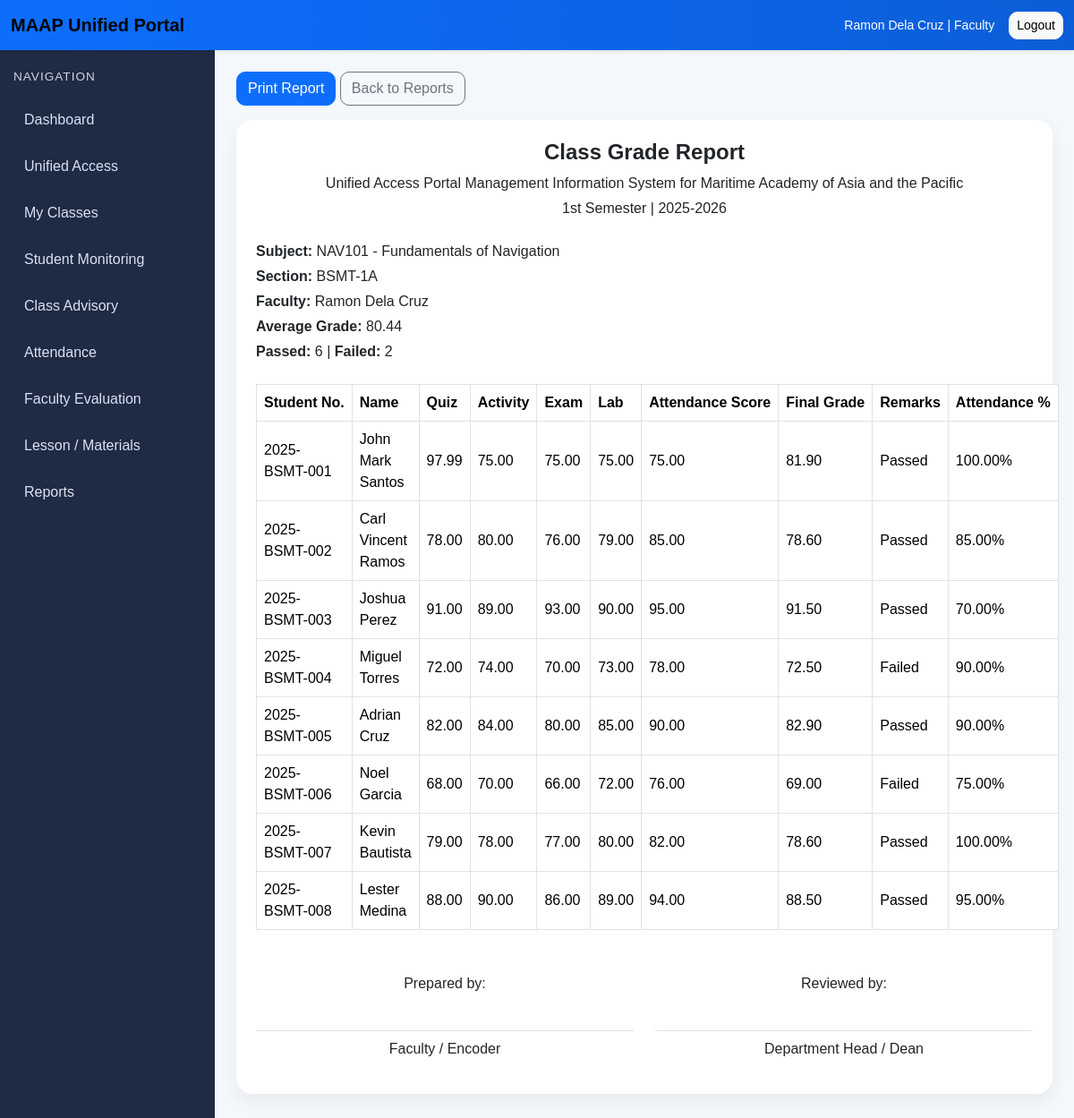
/reports/class/1/grade-report/ (signed in), run on the app's committed database.
### accounts/models.py (models this page shows, shortened)
class CustomUser(AbstractUser):
    ROLE_CHOICES = [
        ("admin", "Admin"),
        ("faculty", "Faculty"),
        ("student", "Student"),
    ]
    role = models.CharField(max_length=20, choices=ROLE_CHOICES, default="student")

### academics/models.py (models this page shows, shortened)
class ClassSection(models.Model):
    subject = models.ForeignKey(
        Subject,
        on_delete=models.CASCADE,
        related_name="class_sections"
    )
    faculty = models.ForeignKey(
        FacultyProfile,
        on_delete=models.SET_NULL,
        null=True,
        blank=True,
        related_name="classes_handled"
    )
    section_name = models.CharField(max_length=50)
    term = models.CharField(max_length=30)
    school_year = models.CharField(max_length=20)
    schedule = models.CharField(max_length=100, blank=True)
    room = models.CharField(max_length=50, blank=True)
    class Meta:
        ordering = ["school_year", "term", "section_name"]
        unique_together = ("subject", "section_name", "term", "school_year")

class Subject(models.Model):
    code = models.CharField(max_length=20, unique=True)
    title = models.CharField(max_length=200)
    units = models.PositiveIntegerField(default=3)
    department = models.ForeignKey(
        Department,
        on_delete=models.SET_NULL,
        null=True,
        blank=True,
        related_name="subjects"
    )
    class Meta:
        ordering = ["code"]

class FacultyProfile(models.Model):
    user = models.OneToOneField(
        settings.AUTH_USER_MODEL,
        on_delete=models.CASCADE,
        related_name="faculty_profile"
    )
    department = models.ForeignKey(
        Department,
        on_delete=models.SET_NULL,
        null=True,
        blank=True,
        related_name="faculty_members"
    )
    employee_id = models.CharField(max_length=30, unique=True)
    designation = models.CharField(max_length=100, blank=True)
    class Meta:
        ordering = ["employee_id"]

class Enrollment(models.Model):
    student = models.ForeignKey(
        StudentProfile,
        on_delete=models.CASCADE,
        related_name="enrollments"
    )
    class_section = models.ForeignKey(
        ClassSection,
        on_delete=models.CASCADE,
        related_name="enrollments"
    )
    enrolled_at = models.DateTimeField(auto_now_add=True)
    class Meta:
        ordering = ["student__student_number"]
        unique_together = ("student", "class_section")

class StudentProfile(models.Model):
    user = models.OneToOneField(
        settings.AUTH_USER_MODEL,
        on_delete=models.CASCADE,
        related_name="student_profile"
    )
    department = models.ForeignKey(
        Department,
        on_delete=models.SET_NULL,
        null=True,
        blank=True,
        related_name="students"
    )
    student_number = models.CharField(max_length=30, unique=True)
    year_level = models.CharField(max_length=20)
    section = models.CharField(max_length=50)
    class Meta:
        ordering = ["student_number"]

class Grade(models.Model):
    enrollment = models.OneToOneField(
        Enrollment,
        on_delete=models.CASCADE,
        related_name="grade"
    )
    quiz_total = models.DecimalField(max_digits=5, decimal_places=2, default=0)
    activity_total = models.DecimalField(max_digits=5, decimal_places=2, default=0)
    exam_total = models.DecimalField(max_digits=5, decimal_places=2, default=0)
    lab_total = models.DecimalField(max_digits=5, decimal_places=2, default=0)
    attendance_score = models.DecimalField(max_digits=5, decimal_places=2, default=0)
    final_grade = models.DecimalField(max_digits=5, decimal_places=2, default=0)
    remarks = models.CharField(max_length=20, blank=True)
    updated_at = models.DateTimeField(auto_now=True)
    class Meta:
        ordering = ["enrollment__class_section", "enrollment__student__student_number"]

class AttendanceSummary(models.Model):
    enrollment = models.OneToOneField(
        Enrollment,
        on_delete=models.CASCADE,
        related_name="attendance_summary"
    )
    present_count = models.PositiveIntegerField(default=0)
    absent_count = models.PositiveIntegerField(default=0)
    late_count = models.PositiveIntegerField(default=0)
    attendance_percent = models.DecimalField(max_digits=5, decimal_places=2, default=0)
    status = models.CharField(max_length=20, blank=True)
    updated_at = models.DateTimeField(auto_now=True)
    class Meta:
        ordering = ["enrollment__class_section", "enrollment__student__student_number"]

### reports/views.py (the view)
# urls.py: path("class/<int:class_id>/grade-report/", views.printable_grade_report, name="printable-grade-report"),
@login_required
def printable_grade_report(request, class_id):
    class_section = get_object_or_404(
        ClassSection.objects.select_related("subject", "faculty__user"),
        id=class_id
    )
    if request.user.role == "faculty":
        if not hasattr(request.user, "faculty_profile") or class_section.faculty != request.user.faculty_profile:
            messages.error(request, "You are not authorized to print this class report.")
            return redirect("role-redirect")
    elif request.user.role != "admin":
        messages.error(request, "You are not authorized to print this report.")
        return redirect("role-redirect")
    enrollments = (
        Enrollment.objects
        .filter(class_section=class_section)
        .select_related("student__user", "student__department")
        .order_by("student__student_number")
    )
    rows = []
    for enrollment in enrollments:
        grade = Grade.objects.filter(enrollment=enrollment).first()
        attendance = AttendanceSummary.objects.filter(enrollment=enrollment).first()
        rows.append({
            "enrollment": enrollment,
            "grade": grade,
            "attendance": attendance,
        })
    average_grade = Grade.objects.filter(enrollment__class_section=class_section).aggregate(
        avg=Avg("final_grade")
    )["avg"]
    passed_count = Grade.objects.filter(
        enrollment__class_section=class_section,
        remarks="Passed"
    ).count()
    failed_count = Grade.objects.filter(
        enrollment__class_section=class_section,
        remarks="Failed"
    ).count()
    context = {
        "page_title": "Printable Grade Report",
        "class_section": class_section,
        "rows": rows,
        "average_grade": average_grade,
        "passed_count": passed_count,
        "failed_count": failed_count,
    }
    return render(request, "reports/printable_grade_report.html", context)

### templates/reports/printable_grade_report.html (shortened to what this page needs)
{% extends "base.html" %}
{% block content %}
<div class="no-print mb-3">
    <button onclick="window.print()" class="btn btn-primary">Print Report</button>
    <a href="{% url 'reports-index' %}" class="btn btn-outline-secondary">Back to Reports</a>
</div>
<div class="section-box printable-report">
    <div class="text-center mb-4">
        <h4 class="fw-bold">Class Grade Report</h4>
        <p class="mb-1">Unified Access Portal Management Information System for Maritime Academy of Asia and the Pacific</p>
        <p class="mb-0">{{ class_section.term }} | {{ class_section.school_year }}</p>
    </div>
    <div class="mb-4">
        <p class="mb-1"><strong>Subject:</strong> {{ class_section.subject.code }} - {{ class_section.subject.title }}</p>
        <p class="mb-1"><strong>Section:</strong> {{ class_section.section_name }}</p>
        <p class="mb-1"><strong>Faculty:</strong> {{ class_section.faculty.user.get_full_name }}</p>
        <p class="mb-1"><strong>Average Grade:</strong>
            {% if average_grade %}{{ average_grade|floatformat:2 }}{% else %}No data{% endif %}
        </p>
        <p class="mb-1"><strong>Passed:</strong> {{ passed_count }} | <strong>Failed:</strong> {{ failed_count }}</p>
    </div>
    <table class="table table-bordered align-middle">
        <thead>
            <tr>
                <th>Student No.</th>
                <th>Name</th>
                <th>Quiz</th>
                <th>Activity</th>
                <th>Exam</th>
                <th>Lab</th>
                <th>Attendance Score</th>
                <th>Final Grade</th>
                <th>Remarks</th>
                <th>Attendance %</th>
            </tr>
        </thead>
        <tbody>
            {% for row in rows %}
            <tr>
                <td>{{ row.enrollment.student.student_number }}</td>
                <td>{{ row.enrollment.student.user.get_full_name }}</td>
                {% if row.grade %}
                    <td>{{ row.grade.quiz_total }}</td>
                    <td>{{ row.grade.activity_total }}</td>
                    <td>{{ row.grade.exam_total }}</td>
                    <td>{{ row.grade.lab_total }}</td>
                    <td>{{ row.grade.attendance_score }}</td>
                    <td>{{ row.grade.final_grade }}</td>
                    <td>{{ row.grade.remarks }}</td>
                {% else %}
                    <td colspan="7" class="text-muted">No grade encoded</td>
                {% endif %}
                <td>
                    {% if row.attendance %}
                        {{ row.attendance.attendance_percent }}%
                    {% else %}
                        -
                    {% endif %}
                </td>
            </tr>
            {% empty %}
            <tr>
                <td colspan="10" class="text-center text-muted">No enrolled students found.</td>
            </tr>
            {% endfor %}
        </tbody>
    </table>
    <div class="mt-5 row">
        <div class="col-6 text-center">
            <p>Prepared by:</p>
            <br>
            <p class="border-top pt-2">Faculty / Encoder</p>
        </div>
        <div class="col-6 text-center">
            <p>Reviewed by:</p>
            <br>
            <p class="border-top pt-2">Department Head / Dean</p>
        </div>
    </div>
</div>
{% endblock %}

### templates/base.html (shortened to what this page needs)
{% load static %}
<!DOCTYPE html>
<html lang="en">
<head>
    <link href="https://cdn.jsdelivr.net/npm/bootstrap@5.3.3/dist/css/bootstrap.min.css" rel="stylesheet">
    <link rel="stylesheet" href="{% static 'css/portal.css' %}">
</head>
<body>
{% if user.is_authenticated %}
    <nav class="navbar navbar-expand-lg portal-navbar shadow-sm">
        <div class="container-fluid">
            <a class="navbar-brand fw-bold" href="{% url 'role-redirect' %}">
                MAAP Unified Portal
            </a>
            <div class="d-flex align-items-center gap-3 ms-auto">
                <span class="text-white small">
                    {{ user.get_full_name|default:user.username }} | {{ user.role|title }}
                </span>
                <form method="post" action="{% url 'logout' %}">
                    <button type="submit" class="btn btn-light btn-sm">Logout</button>
                </form>
            </div>
        </div>
    </nav>
    <div class="portal-wrapper">
        <aside class="portal-sidebar">
            <div class="sidebar-heading">Navigation</div>
            <a href="{% url 'role-redirect' %}" class="sidebar-link">Dashboard</a>
            <a href="{% url 'unified-access' %}" class="sidebar-link">Unified Access</a>
            {% if user.role == 'admin' %}
                    <a href="{% url 'admin-faculty-list' %}" class="sidebar-link">Faculty</a>
                    <button class="sidebar-link sidebar-toggle {% if '/evaluations/' in request.path %}active{% endif %}"
                        type="button"
                        data-bs-toggle="collapse"
                        data-bs-target="#evaluationSubMenu"
                        aria-expanded="{% if '/evaluations/' in request.path %}true{% else %}false{% endif %}"
                        aria-controls="evaluationSubMenu">Evaluation<span class="sidebar-arrow">▾</span>
                    </button>
                        <div class="collapse {% if '/evaluations/' in request.path %}show{% endif %}" id="evaluationSubMenu">
                            <div class="sidebar-submenu">
                                <a href="{% url 'evaluation-input' %}" class="sidebar-sublink">Evaluation Input</a>
                                <a href="{% url 'evaluation-summary' %}" class="sidebar-sublink">Evaluation Summary</a>
                            </div>
                        </div>
                <a href="{% url 'reports-index' %}" class="sidebar-link">Reports</a>
                <a href="{% url 'forms-repository' %}" class="sidebar-link">Forms</a>
            {% elif user.role == 'faculty' %}
                <a href="{% url 'faculty-class-list' %}" class="sidebar-link">My Classes</a>
                <a href="{% url 'faculty-student-monitoring' %}" class="sidebar-link">Student Monitoring</a>
                <a href="{% url 'faculty-class-advisory' %}" class="sidebar-link">Class Advisory</a>
                <a href="{% url 'faculty-attendance-class-list' %}" class="sidebar-link">Attendance</a>
                <a href="{% url 'faculty-evaluation-dashboard' %}" class="sidebar-link">Faculty Evaluation</a>
                <a href="{% url 'lesson-materials' %}" class="sidebar-link">Lesson / Materials</a>
                <a href="{% url 'reports-index' %}" class="sidebar-link">Reports</a>
            {% endif %}
        </aside>
        <main class="portal-content">
{% else %}
    <div class="container py-5">
        <div class="row justify-content-center">
            <div class="col-md-6 col-lg-5">
{% endif %}
                {% block content %}{% endblock %}
{% if user.is_authenticated %}
        </main>
    </div>
{% else %}
            </div>
        </div>
    </div>
{% endif %}
</body>
</html>

### static/css/portal.css (style rules this page uses)
body { background-color: #f4f7fb; font-family: Arial, sans-serif; margin: 0; overflow-x: hidden; }
.portal-navbar { background: linear-gradient(90deg, #0d6efd, #0b5ed7); }
.portal-wrapper { display: flex; min-height: calc(100vh - 56px); width: 100%; max-width: 100vw; min-width: 0; overflow-x: hidden; }
.portal-sidebar { width: 240px; flex: 0 0 240px; background-color: #1f2a44; color: #ffffff; padding: 20px 15px; }
.sidebar-heading { font-size: 0.85rem; text-transform: uppercase; letter-spacing: 1px; margin-bottom: 16px; opacity: 0.8; }
.sidebar-link { display: block; color: #d9e2f2; text-decoration: none; padding: 10px 12px; margin-bottom: 8px; border-radius: 10px; transition: 0.2s ease; }
.portal-content { flex: 1 1 auto; width: calc(100vw - 240px); max-width: calc(100vw - 240px); padding: 24px; min-width: 0; overflow-x: hidden; box-sizing: border-box; }
.section-box { background: #ffffff; border-radius: 18px; padding: 22px; box-shadow: 0 8px 20px rgba(0, 0, 0, 0.06); }
.printable-report { background: #ffffff; }
.table th { white-space: nowrap; }
.table td { vertical-align: middle; }
.btn { border-radius: 10px; }
.section-box { margin-bottom: 4px; }
.admin-dashboard *, .portal-content * { box-sizing: border-box; }

### data on the page
CustomUser: get_full_name "Ramon Dela Cruz", role "Faculty"
ClassSection: term "1st Semester", school_year "2025-2026", subject.code "NAV101", subject "Fundamentals of Navigation", section_name "BSMT-1A", faculty.user.get_full_name "Ramon Dela Cruz"
Enrollment: enrollment.student.student_number "2025-BSMT-001", enrollment.student.user.get_full_name "John Mark Santos", grade.quiz_total "97.99", grade.activity_total "75.00", grade.exam_total "75.00", grade.lab_total "75.00", grade.attendance_score "75.00", grade.final_grade "81.90", grade.remarks "Passed", attendance.attendance_percent "100.00"
Enrollment: enrollment.student.student_number "2025-BSMT-002", enrollment.student.user.get_full_name "Carl Vincent Ramos", grade.quiz_total "78.00", grade.activity_total "80.00", grade.exam_total "76.00", grade.lab_total "79.00", grade.attendance_score "85.00", grade.final_grade "78.60", grade.remarks "Passed", attendance.attendance_percent "85.00"
Enrollment: enrollment.student.student_number "2025-BSMT-003", enrollment.student.user.get_full_name "Joshua Perez", grade.quiz_total "91.00", grade.activity_total "89.00", grade.exam_total "93.00", grade.lab_total "90.00", grade.attendance_score "95.00", grade.final_grade "91.50", grade.remarks "Passed", attendance.attendance_percent "70.00"
Enrollment: enrollment.student.student_number "2025-BSMT-004", enrollment.student.user.get_full_name "Miguel Torres", grade.quiz_total "72.00", grade.activity_total "74.00", grade.exam_total "70.00", grade.lab_total "73.00", grade.attendance_score "78.00", grade.final_grade "72.50", grade.remarks "Failed", attendance.attendance_percent "90.00"
Enrollment: enrollment.student.student_number "2025-BSMT-005", enrollment.student.user.get_full_name "Adrian Cruz", grade.quiz_total "82.00", grade.activity_total "84.00", grade.exam_total "80.00", grade.lab_total "85.00", grade.attendance_score "90.00", grade.final_grade "82.90", grade.remarks "Passed", attendance.attendance_percent "90.00"
Enrollment: enrollment.student.student_number "2025-BSMT-006", enrollment.student.user.get_full_name "Noel Garcia", grade.quiz_total "68.00", grade.activity_total "70.00", grade.exam_total "66.00", grade.lab_total "72.00", grade.attendance_score "76.00", grade.final_grade "69.00", grade.remarks "Failed", attendance.attendance_percent "75.00"
Enrollment: enrollment.student.student_number "2025-BSMT-007", enrollment.student.user.get_full_name "Kevin Bautista", grade.quiz_total "79.00", grade.activity_total "78.00", grade.exam_total "77.00", grade.lab_total "80.00", grade.attendance_score "82.00", grade.final_grade "78.60", grade.remarks "Passed", attendance.attendance_percent "100.00"
Enrollment: enrollment.student.student_number "2025-BSMT-008", enrollment.student.user.get_full_name "Lester Medina", grade.quiz_total "88.00", grade.activity_total "90.00", grade.exam_total "86.00", grade.lab_total "89.00", grade.attendance_score "94.00", grade.final_grade "88.50", grade.remarks "Passed", attendance.attendance_percent "95.00"

### other printed values
{{ average_grade|floatformat:2 }} "80.44"
{{ passed_count }} "6"
{{ failed_count }} "2"
